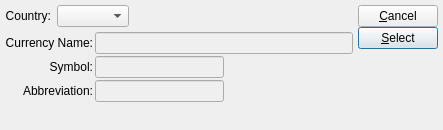
<?xml version="1.0" encoding="UTF-8"?>
<ui version="4.0">
 <comment>This file is part of the xTuple ERP: PostBooks Edition, a free and
open source Enterprise Resource Planning software suite,
Copyright (c) 1999-2019 by OpenMFG LLC, d/b/a xTuple.
It is licensed to you under the Common Public Attribution License
version 1.0, the full text of which (including xTuple-specific Exhibits)
is available at www.xtuple.com/CPAL.  By using this software, you agree
to be bound by its terms.</comment>
 <class>currencySelect</class>
 <widget class="QDialog" name="currencySelect">
  <property name="geometry">
   <rect>
    <x>0</x>
    <y>0</y>
    <width>443</width>
    <height>130</height>
   </rect>
  </property>
  <property name="minimumSize">
   <size>
    <width>400</width>
    <height>130</height>
   </size>
  </property>
  <property name="windowTitle">
   <string>Currency Selection</string>
  </property>
  <layout class="QHBoxLayout">
   <property name="spacing">
    <number>5</number>
   </property>
   <property name="margin">
    <number>5</number>
   </property>
   <item>
    <layout class="QVBoxLayout">
     <property name="spacing">
      <number>5</number>
     </property>
     <property name="margin">
      <number>0</number>
     </property>
     <item>
      <layout class="QHBoxLayout">
       <property name="spacing">
        <number>6</number>
       </property>
       <property name="margin">
        <number>0</number>
       </property>
       <item>
        <widget class="QLabel" name="_countryLit">
         <property name="text">
          <string>Country:</string>
         </property>
         <property name="alignment">
          <set>Qt::AlignRight|Qt::AlignTrailing|Qt::AlignVCenter</set>
         </property>
        </widget>
       </item>
       <item>
        <widget class="XComboBox" name="_country"/>
       </item>
       <item>
        <spacer>
         <property name="orientation">
          <enum>Qt::Horizontal</enum>
         </property>
         <property name="sizeHint" stdset="0">
          <size>
           <width>40</width>
           <height>20</height>
          </size>
         </property>
        </spacer>
       </item>
      </layout>
     </item>
     <item>
      <layout class="QGridLayout">
       <property name="margin">
        <number>0</number>
       </property>
       <property name="spacing">
        <number>2</number>
       </property>
       <item row="0" column="0">
        <widget class="QLabel" name="_currNameLiteral">
         <property name="text">
          <string>Currency Name:</string>
         </property>
         <property name="alignment">
          <set>Qt::AlignRight|Qt::AlignTrailing|Qt::AlignVCenter</set>
         </property>
        </widget>
       </item>
       <item row="0" column="1">
        <widget class="QLineEdit" name="_currName">
         <property name="enabled">
          <bool>false</bool>
         </property>
         <property name="text">
          <string/>
         </property>
        </widget>
       </item>
       <item row="2" column="1">
        <layout class="QHBoxLayout">
         <property name="spacing">
          <number>5</number>
         </property>
         <property name="margin">
          <number>0</number>
         </property>
         <item>
          <widget class="QLineEdit" name="_currAbbr">
           <property name="enabled">
            <bool>false</bool>
           </property>
           <property name="text">
            <string/>
           </property>
          </widget>
         </item>
         <item>
          <spacer>
           <property name="orientation">
            <enum>Qt::Horizontal</enum>
           </property>
           <property name="sizeType">
            <enum>QSizePolicy::Expanding</enum>
           </property>
           <property name="sizeHint" stdset="0">
            <size>
             <width>61</width>
             <height>21</height>
            </size>
           </property>
          </spacer>
         </item>
        </layout>
       </item>
       <item row="1" column="1">
        <layout class="QHBoxLayout">
         <property name="spacing">
          <number>5</number>
         </property>
         <property name="margin">
          <number>0</number>
         </property>
         <item>
          <widget class="QLineEdit" name="_currSymbol">
           <property name="enabled">
            <bool>false</bool>
           </property>
           <property name="text">
            <string/>
           </property>
          </widget>
         </item>
         <item>
          <spacer>
           <property name="orientation">
            <enum>Qt::Horizontal</enum>
           </property>
           <property name="sizeType">
            <enum>QSizePolicy::Expanding</enum>
           </property>
           <property name="sizeHint" stdset="0">
            <size>
             <width>41</width>
             <height>20</height>
            </size>
           </property>
          </spacer>
         </item>
        </layout>
       </item>
       <item row="1" column="0">
        <widget class="QLabel" name="_currSymbolLiteral">
         <property name="text">
          <string>Symbol:</string>
         </property>
         <property name="alignment">
          <set>Qt::AlignRight|Qt::AlignTrailing|Qt::AlignVCenter</set>
         </property>
        </widget>
       </item>
       <item row="2" column="0">
        <widget class="QLabel" name="_currAbbrLiteral">
         <property name="text">
          <string>Abbreviation:</string>
         </property>
         <property name="alignment">
          <set>Qt::AlignRight|Qt::AlignTrailing|Qt::AlignVCenter</set>
         </property>
        </widget>
       </item>
      </layout>
     </item>
     <item>
      <spacer>
       <property name="orientation">
        <enum>Qt::Vertical</enum>
       </property>
       <property name="sizeHint" stdset="0">
        <size>
         <width>20</width>
         <height>40</height>
        </size>
       </property>
      </spacer>
     </item>
    </layout>
   </item>
   <item>
    <layout class="QVBoxLayout">
     <property name="spacing">
      <number>5</number>
     </property>
     <property name="margin">
      <number>0</number>
     </property>
     <item>
      <layout class="QVBoxLayout">
       <property name="spacing">
        <number>0</number>
       </property>
       <property name="margin">
        <number>0</number>
       </property>
       <item>
        <widget class="QPushButton" name="_close">
         <property name="text">
          <string>&amp;Cancel</string>
         </property>
        </widget>
       </item>
       <item>
        <widget class="QPushButton" name="_select">
         <property name="text">
          <string>&amp;Select</string>
         </property>
         <property name="autoDefault">
          <bool>true</bool>
         </property>
         <property name="default">
          <bool>true</bool>
         </property>
        </widget>
       </item>
      </layout>
     </item>
     <item>
      <spacer>
       <property name="orientation">
        <enum>Qt::Vertical</enum>
       </property>
       <property name="sizeType">
        <enum>QSizePolicy::Expanding</enum>
       </property>
       <property name="sizeHint" stdset="0">
        <size>
         <width>20</width>
         <height>21</height>
        </size>
       </property>
      </spacer>
     </item>
    </layout>
   </item>
  </layout>
 </widget>
 <layoutdefault spacing="5" margin="5"/>
 <customwidgets>
  <customwidget>
   <class>XComboBox</class>
   <extends>QComboBox</extends>
   <header>xcombobox.h</header>
  </customwidget>
 </customwidgets>
 <tabstops>
  <tabstop>_currName</tabstop>
  <tabstop>_currSymbol</tabstop>
  <tabstop>_currAbbr</tabstop>
  <tabstop>_select</tabstop>
  <tabstop>_close</tabstop>
 </tabstops>
 <resources/>
 <connections/>
</ui>
